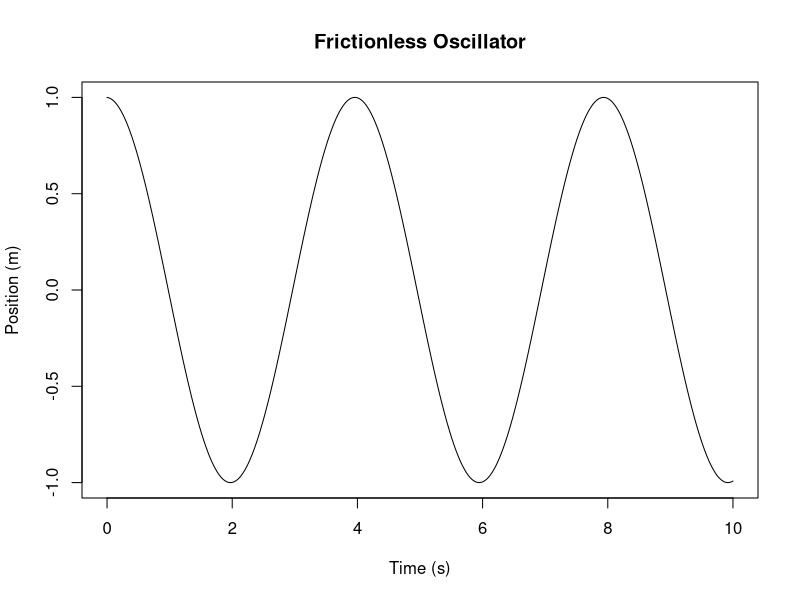
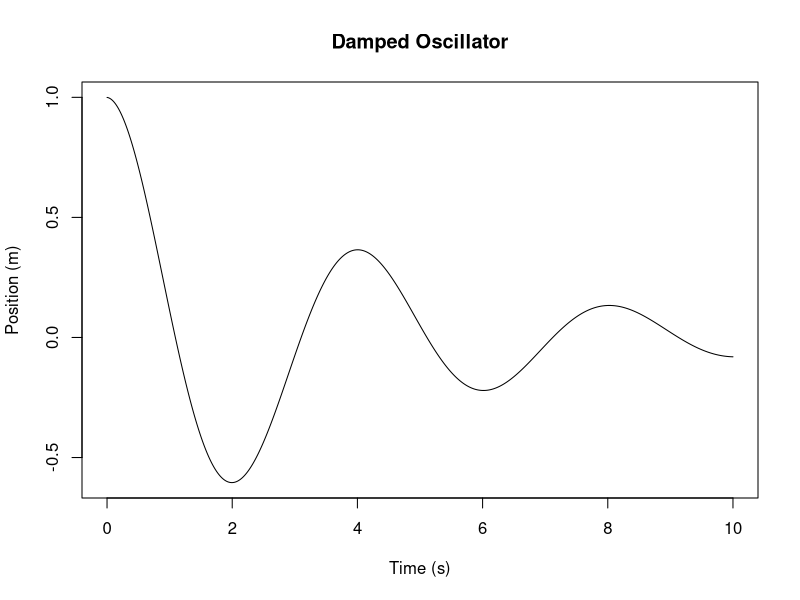

Recreate these plots in R, in order.
#Values 
m<-2
k<-5
c<-1.5
x<-1
v<-0
dt<-0.01 # edit britt
tmax<-10

time<-c()
position<-c()

#Frictionless
for (t in seq(0, tmax, by = dt)) {
F <- -k * x
a <- F / m
v <- v + a * dt
x <- x + v * dt
time <- c(time, t)
position <- c(position, x)
}

#Graph Frictionless
plot(time, position,
type = "l",
xlab = "Time (s)",
ylab = "Position (m)",
main = "Frictionless Oscillator")




#Damped
m<-2
k<-5
c<-1
x<-1
v<-0
dt<-0.01 #edit Britt
tmax<-10

time2<-c()
position2<-c()
for (t in seq(0, tmax, by = dt)) {
F <- -k * x-c*v
a <- F / m
v <- v + a * dt
x <- x + v * dt
time2 <- c(time2, t)
position2 <- c(position2, x)
}


#Graph Damped
plot(time2, position2,
type = "l",
xlab = "Time (s)",
ylab = "Position (m)",
main = "Damped Oscillator")
